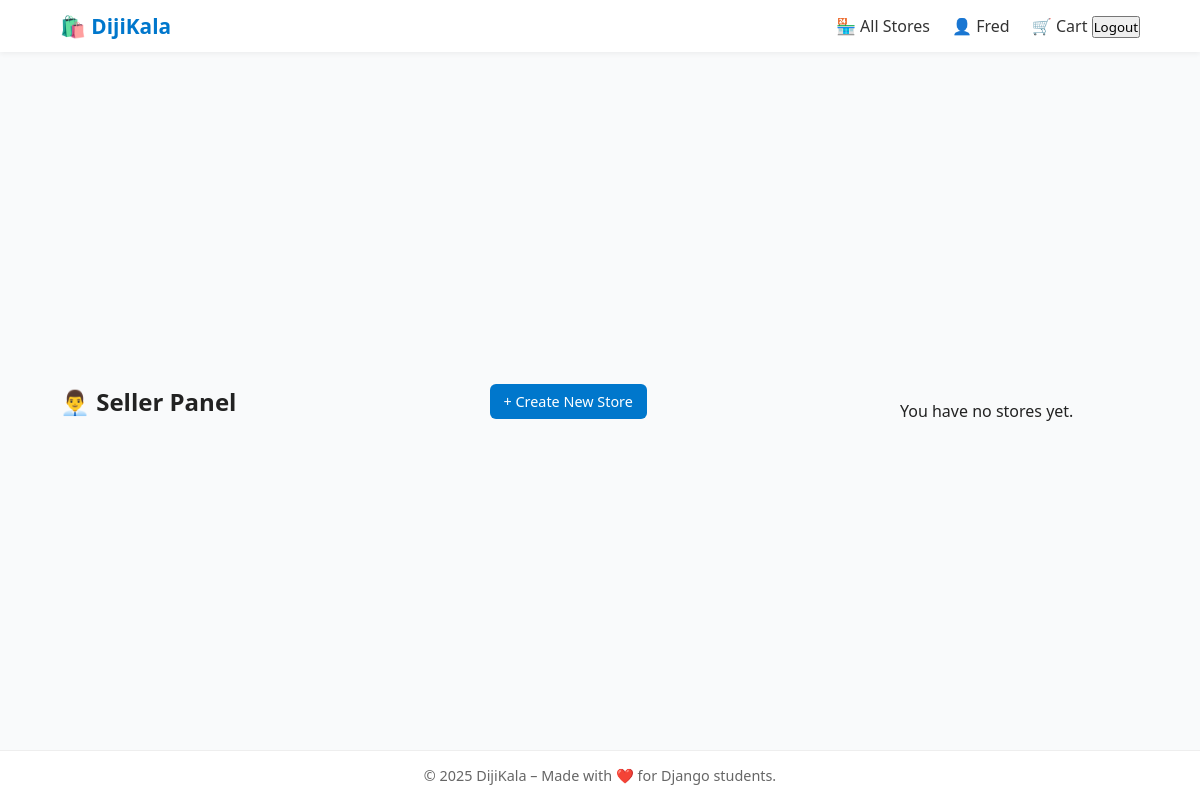
The page /stores/seller/ (signed in) on the database as committed earlier.
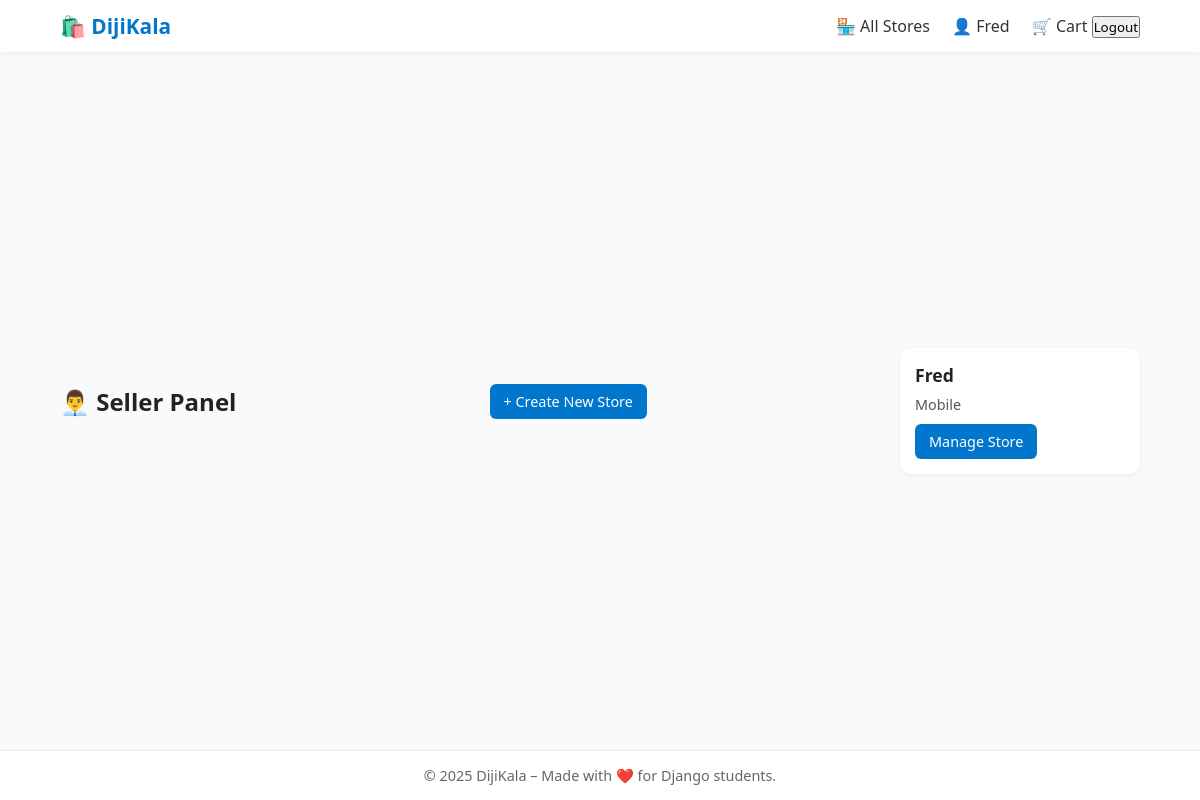
The same page on the database as committed later.
### stores/models.py (models this page shows, shortened)
class Store(models.Model):
    name = models.CharField(max_length=200,unique=True,verbose_name='Store')
    owner = models.ForeignKey(User,on_delete=models.CASCADE,verbose_name='Owner',related_name='stores')
    description = models.TextField(blank=True,null=True,verbose_name='Description')
    created_at = models.DateTimeField(auto_now_add=True,verbose_name='Created At')
    updated_at = models.DateTimeField(auto_now=True,verbose_name='Last Update')
    is_active = models.BooleanField(default=True)
    class Meta:
        verbose_name = 'Store'
        verbose_name_plural = 'Stores'
        ordering = ['-created_at']

### stores/views.py (the view)
# urls.py: path('seller/', SellerPanelView.as_view(), name='seller_panel'),
@method_decorator(login_required, name='dispatch')
class SellerPanelView(ListView):
    model = Store
    template_name = 'stores/seller_panel.html'
    context_object_name = 'stores'
    def get_queryset(self):
        return Store.objects.filter(owner=self.request.user).order_by('-created_at')

### templates/stores/seller_panel.html (shortened to what this page needs)
{% extends 'base/base.html' %}
{% block content %}
<h2>👨‍💼 Seller Panel</h2>
<a href="{% url 'create_store' %}" class="btn">+ Create New Store</a>
<div class="card-grid" style="margin-top: 20px;">
    {% for store in stores %}
        <div class="card">
            <h3>{{ store.name }}</h3>
            <p>{{ store.description|truncatewords:15 }}</p>
            <a href="{% url 'manage_store' store.id %}" class="btn">Manage Store</a>        </div>
    {% empty %}
        <p>You have no stores yet.</p>
    {% endfor %}
</div>
{% endblock %}

Rows that differ between the two databases and show on the page:
now on this page (row edited): Store: name "Fred", description "Mobile"
Other text that changed with them:
text no longer shown: "You have no stores yet."
